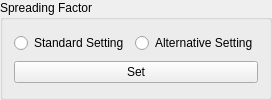
             <widget class="QGroupBox" name="spreadingFactorGroupBox">
              <property name="title">
               <string>Spreading Factor</string>
              </property>
              <layout class="QGridLayout" name="gridLayout_14">
               <item row="0" column="1">
                <widget class="QRadioButton" name="SatelliteConfig_SpreadingFactor_AlternativeSetting_RadioButton">
                 <property name="text">
                  <string>Alternative Setting</string>
                 </property>
                 <attribute name="buttonGroup">
                  <string notr="true">buttonGroup_13</string>
                 </attribute>
                </widget>
               </item>
               <item row="0" column="0">
                <widget class="QRadioButton" name="SatelliteConfig_SpreadingFactor_StandardSetting_RadioButton">
                 <property name="text">
                  <string>Standard Setting</string>
                 </property>
                 <attribute name="buttonGroup">
                  <string notr="true">buttonGroup_13</string>
                 </attribute>
                </widget>
               </item>
               <item row="1" column="0" colspan="2">
                <widget class="QPushButton" name="SatelliteConfig_SpreadingFactor_Set_Button">
                 <property name="text">
                  <string>Set</string>
                 </property>
                </widget>
               </item>
              </layout>
             </widget>
